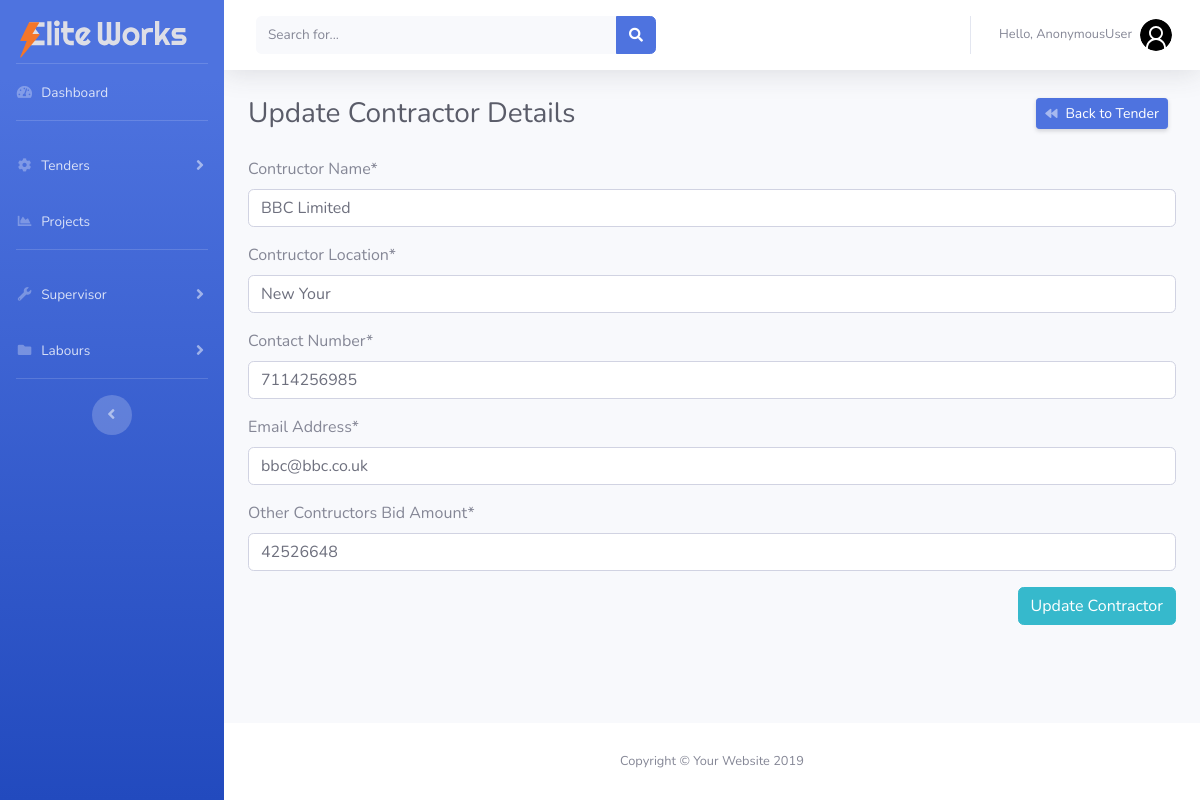
/edit_contractor/2/1/, run on the app's committed database.
### project/models.py (models this page shows, shortened)
class otherContractors(models.Model):
    tender = models.ForeignKey(Tender, on_delete=models.CASCADE)
    contructor_name = models.CharField(
        'Contructor Name', max_length=200, blank=False, null=True)
    contructor_location = models.CharField(
        'Contructor Location', max_length=200, blank=False, null=True)
    contact_number = models.CharField(
        'Contact Number', max_length=200, blank=False, null=True)
    email_address = models.EmailField(
        'Email Address', max_length=200, blank=False, null=True)
    other_contructor_bid_amount = models.CharField(
        'Other Contructors Bid Amount', max_length=200, blank=False, null=True)
    class Meta:
        verbose_name = 'Other Contractors'
        verbose_name_plural = 'Other Contractors'

### manpower/views.py (the view, shortened to what this page needs)
# urls.py: path('edit_contractor/<int:id>/<int:tid>/',
def edit_contractor(request, id, tid):
    editContractor = otherContractors.objects.get(id=id)
    tender = Tender.objects.get(id=tid)
    form = otherContractorsForm(instance=editContractor)
    context = {'form': form, 'tender': tender}
    return render(request, 'manpower/edit_contractor.html', context)

### manpower/forms.py
class otherContractorsForm(forms.ModelForm):
    class Meta:
        model = otherContractors
        fields = '__all__'
        exclude = ['tender']

### manpower/templates/manpower/edit_contractor.html (shortened to what this page needs)
{% extends "manpower/base.html" %}
{% load crispy_forms_tags %}
{% block content %}
<div class="container">
    <div class="d-sm-flex align-items-center justify-content-between mb-4">
        <h1 class="h3 mb-0 text-gray-800">Update Contractor Details</h1>
        <a href="" onclick="history.go(-1)"
            class="d-xs-block my-1 mr-2 px-2 d-sm-inline-block btn btn-sm btn-primary shadow-sm"><i
                class="fas fa-backward fa-sm text-white-50 pr-2"></i>Back to Tender</a>
    </div>
    <form method='POST' enctype=multipart/form-data autocomplete="off">
        {{form|crispy}}
        <div class="text-right">
            <input type="submit" class="btn btn-info" value="Update Contractor">
        </div>
    </form>
</div>
{% endblock content %}

### data on the page
otherContractors: contructor_name "BBC Limited", contructor_location "New Your", contact_number "7114256985", email_address "bbc@bbc.co.uk", other_contructor_bid_amount "42526648"

### other printed values
{{ request.user }} "AnonymousUser"
